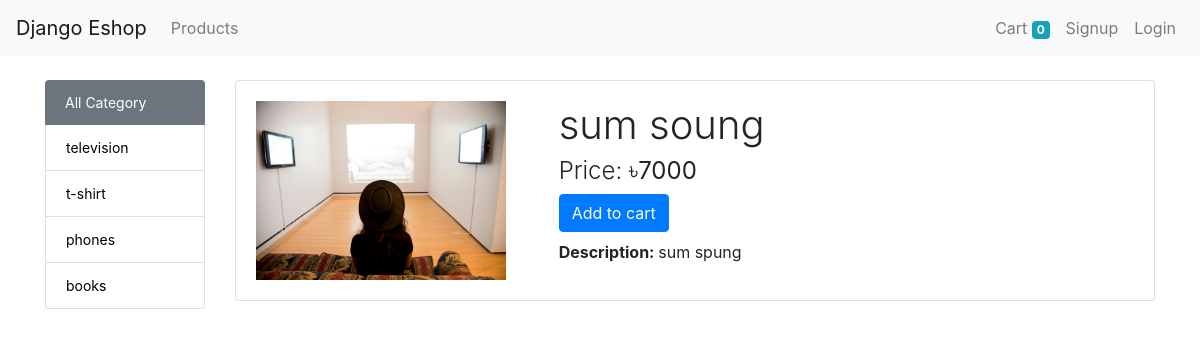
The page /?id=2 on the database its author committed.
### store/models/category.py (models this page shows, shortened)
class Category(models.Model):
	name = models.CharField(max_length=20)
	@staticmethod
	def getAllCategory():
		return Category.objects.all()

### store/models/product.py (models this page shows, shortened)
class Product(models.Model):
	name = models.CharField(max_length=220)
	price = models.IntegerField(default=0)
	category = models.ForeignKey(Category,on_delete=models.CASCADE,default=1)
	description = models.TextField()
	image = models.ImageField(upload_to='upload/products')
	date = models.DateTimeField(auto_now_add=True)
	@staticmethod
	def getAllProduct():
		return Product.objects.all()

### store/views/home.py (the view, shortened to what this page needs)
# urls.py: path('',Home.as_view(), name='home'),
class Home(View):
	def get(self,request):
		cart = request.session.get('cart')
		categories = Category.getAllCategory()
		products = Product.getAllProduct().order_by('-id')
		if request.GET.get('id'):
			filterProductById = Product.objects.get(id=int(request.GET.get('id')))
			return render(request, 'productDetail.html',{"product":filterProductById,"categories":categories})

### store/templatetags/cart.py (called while the page is built)
@register.filter(name="currency")
def currency(number):
	return "৳"+str(number)

### store/templates/productDetail.html (shortened to what this page needs)
{% extends 'base.html' %}
{% load cart %}
{% block content %}
<div class="container">
    <div class="row">
        <div class="col-md-2 mb-3">
            <ul class="list-group">
                <li class="list-group-item active bg-secondary border-0"><a style="text-decoration:none; color:white;" href="/">All Category</a></li>
            	{% for category in categories %}
                <li class="list-group-item"><a style="text-decoration:none; color:black;" href="/?category_id={{ category.id }}">{{ category.name }}</a></li>
				{% endfor %}
            </ul>
        </div>
        <div class="col-md-10">
            	{% if product  %}
                    <div class="card">
                        <div class="card-body">
                            <div class="row">
                                <div class="col-md-4">
                                    <img src="{{ product.image.url }}" height="100%;" width="250px" alt="{{ product.name }}">
                                </div>
                                <div class="col-md-8">
                                    <div>
                                        <h1 class="font-weight-light">{{ product.name }}</h1>
                                        <h4 class="font-weight-light">Price: <strong>{{ product.price|currency }}</strong></h4>
                                         <form action="/#{{ product.id }}" method="POST">
                                            {% if product|is_in_cart:request.session.cart %}
                                            <a class="btn btn-warning" href="/cart">Go to cart </a>
                                            {% else %}
                                            <input class="btn btn-primary" type="submit" value="Add to cart">
                                            {% endif %}
                                        </form>
                                        <p class="mt-2"><strong>Description: </strong> {{ product.description }}</p>
                                    </div>
                                </div>
                            </div>
                        </div>
                    </div>
                {% endif %}
        </div>
    </div>
</div>
{% endblock %}

### store/static/css/style.css (style rules this page uses)
.list-group { font-size:14px; }

### rows shown on the page
Category: name "television"
Category: name "t-shirt"
Category: name "phones"
Category: name "books"
Product: image (picture), name "sum soung", price "৳7000", description "sum spung"

### other values the page prints
{{ request.session.cart.keys|length }} "0"
